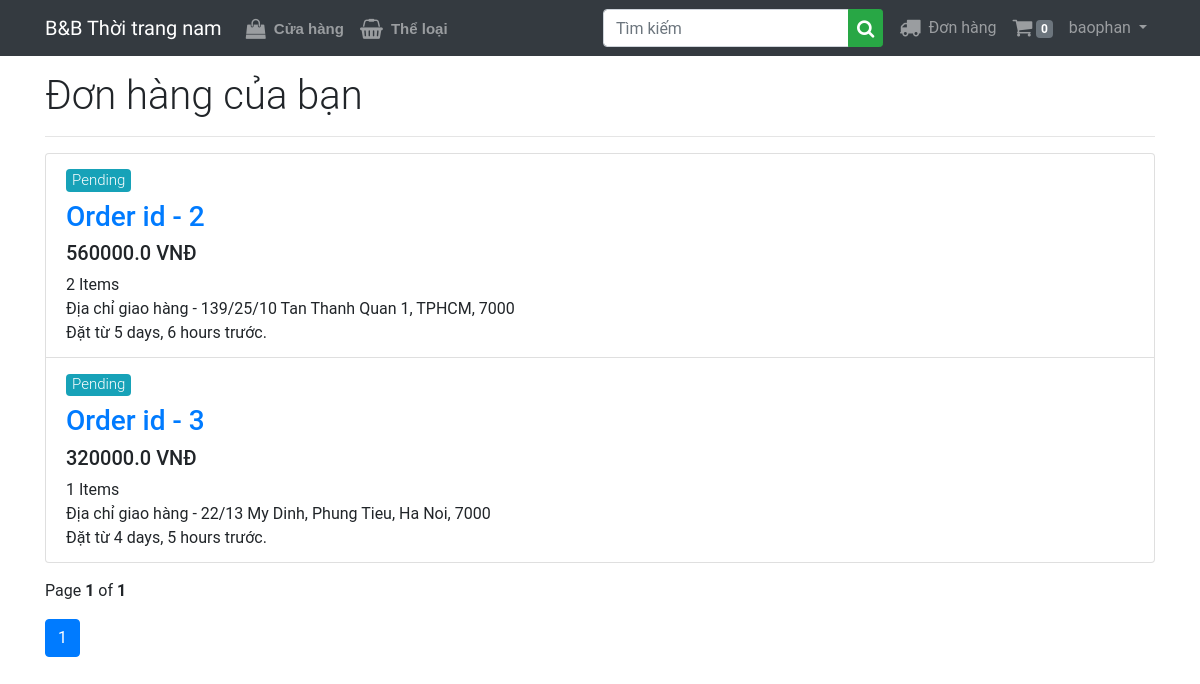
/orders/my (signed in), run on the app's committed database.
### orders/models.py (models this page shows, shortened)
class Order(models.Model):
    user = models.ForeignKey(settings.AUTH_USER_MODEL,
                             related_name='orders', on_delete=models.CASCADE)
    address = models.CharField(max_length=150, blank=False, null=False)
    pin_code = models.CharField(max_length=10)
    city = models.CharField(max_length=50)
    paid = models.BooleanField(default=False)
    created = models.DateTimeField(auto_now_add=True)
    updated = models.DateTimeField(auto_now=True)
    status = models.CharField(
        choices=choices, max_length=10, default='Pending')
    total_price = models.FloatField(null=False, blank=False)
    class Meta:
        ordering = ('-created',)

### orders/views.py (the view)
# urls.py: path('my', views.MyOrders.as_view(), name='my'),
class MyOrders(LoginRequiredMixin, generic.ListView):
    model = Order
    template_name = 'orders/order_list.html'
    context_object_name = 'orders'
    paginate_by = 20
    def get_queryset(self):
        return Order.objects.filter(user=self.request.user).annotate(total_items=Count('items'))

### cart/cart.py (called while the page is built)
def cart_preprocessor(request):
    return {'cart': Cart(request)}

    def __len__(self):
        return sum(i['quantity'] for i in self.cart.values())

### orders/templates/orders/order_list.html (shortened to what this page needs)
{% extends 'base.html' %} {% block title %}Your Orders {% endblock title %}
{% block content %}
<h1 class="font-weight-light mt-3">Đơn hàng của bạn</h1>
<hr />
<ul class="list-group my-3">
  {% for order in orders %}
  <li class="list-group-item">
    <h5 class="mb-2">
      {% if order.status == 'Delivered' %}
      <span class="badge badge-success font-weight-light">
        {{order.status}}
      </span>
      {% else %}
      <span class="badge badge-info font-weight-light">{{order.status}}</span>
      {% endif %}
    </h5>
    <h3>
      <a href="{% url 'orders:details' order.id %}">Order id - {{order.id}}</a>
    </h3>
    <h5>{{order.total_price}} VNĐ</h5>
    <p class="mb-0">{{order.total_items}} Items</p>
    <p class="mb-0">
      Địa chỉ giao hàng - {{order.address}}, {{order.city}}, {{order.pin_code}}
    </p>
    <p class="mb-0">Đặt từ {{order.created|timesince}} trước.</p>
  </li>
  {% endfor %}
</ul>
{% with page_obj as page %}
<p>Page <b>{{page.number}}</b> of <b>{{page.paginator.num_pages}}</b></p>
<nav>
  <ul class="pagination">
    <li class="page-item active"><a href="#" class="page-link">1</a></li>
  </ul>
</nav>
{% endwith %} {% endblock content %}

### accounts/templates/base.html (shortened to what this page needs)
{% load static %}
<!DOCTYPE html>
<html lang="en">
  <head>
    <link
      rel="stylesheet"
      href="https://stackpath.bootstrapcdn.com/bootstrap/4.4.1/css/bootstrap.min.css"
    />
    <link
      rel="stylesheet"
      href="https://stackpath.bootstrapcdn.com/font-awesome/4.7.0/css/font-awesome.min.css"
    />
    <link rel="stylesheet" href="{% static 'css/styles.css' %}" />
  </head>
  <body>
    <nav class="navbar navbar-dark bg-dark navbar-expand-lg">
      <div class="container">
        <a id="namestore" href="" class="navbar-brand">B&B Thời trang nam</a>
        <div class="collapse navbar-collapse" id="navigation">
          <ul class="navbar-nav">
            <li class="nav-item">
              <a
                id="navb"
                href="{% url 'store:product_list' %}"
                class="nav-link"
              >
                <i class="fa fa-shopping-bag fa-lg mr-1"></i> Cửa hàng
              </a>
            </li>
            <li class="nav-item">
              <a
                id="navb"
                href="{% url 'store:categories_list' %}"
                class="nav-link"
              >
                <i class="fa fa-shopping-basket fa-lg mr-1"></i> Thể loại
              </a>
            </li>
          </ul>
          <form action="/" class="inline-form mr-md-2 ml-auto">
            <div class="input-group">
              <input
                required
                type="text"
                name="name"
                placeholder="Tìm kiếm"
                class="form-control"
              />
              <div class="input-group-append">
                <button type="submit" class="btn-success btn btn-sm">
                  <i class="fa fa-search fa-lg"></i>
                </button>
              </div>
            </div>
          </form>
          <ul class="navbar-nav">
            {% if user.is_authenticated %}
            <li class="nav-item">
              <a href="{% url 'orders:my' %}" class="nav-link">
                <i class="fa fa-truck fa-lg mr-1"></i> Đơn hàng
              </a>
            </li>
            <li class="nav-item">
              <a href="{% url 'cart:cart_details' %}" class="nav-link">
                <i class="fa fa-shopping-cart fa-lg"></i>
                <span class="badge badge-secondary">
                  {% if cart %} {{cart|length}} {% else %} 0 {% endif%}
                </span>
              </a>
            </li>
            <li class="nav-item dropdown">
              <a
                href="#"
                class="nav-link dropdown-toggle mb-0"
                data-toggle="dropdown"
              >
                {{request.user}}
              </a>
            </li>
            {% endif %}
          </ul>
        </div>
      </div>
    </nav>
    <div class="container">
       {% block content %} {% endblock content %}
    </div>
  </body>
</html>

### static/css/styles.css (style rules this page uses)
body { font-family: "Roboto"; }
#navb { font-weight: bold; font-family: "Montserrat", Arial, sans-serif; font-size: 15px; line-height: 1.4; }
.input-group { border-radius: 100px; }
#namestore { font-family: "Rochester", cursive; font-weight: 400; font-style: normal; }

### data on the page
Order: status "Pending", id "2", total_price "560000.0", total_items "2", address "139/25/10 Tan Thanh Quan 1", city "TPHCM", pin_code "7000", created "5 days, 6 hours"
Order: status "Pending", id "3", total_price "320000.0", total_items "1", address "22/13 My Dinh, Phung Tieu", city "Ha Noi", pin_code "7000", created "4 days, 5 hours"

### other printed values
{{ request.user }} "baophan"
{{ page.number }} "1"
{{ page.paginator.num_pages }} "1"
